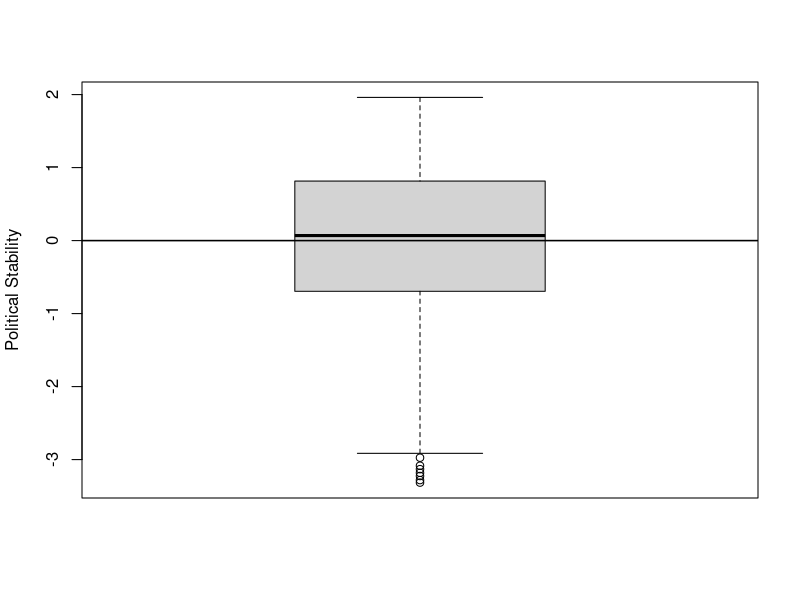
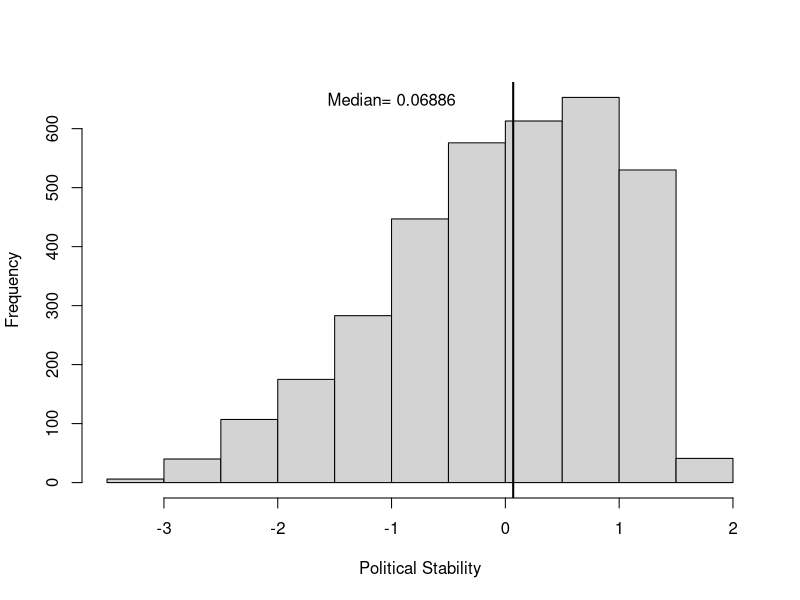
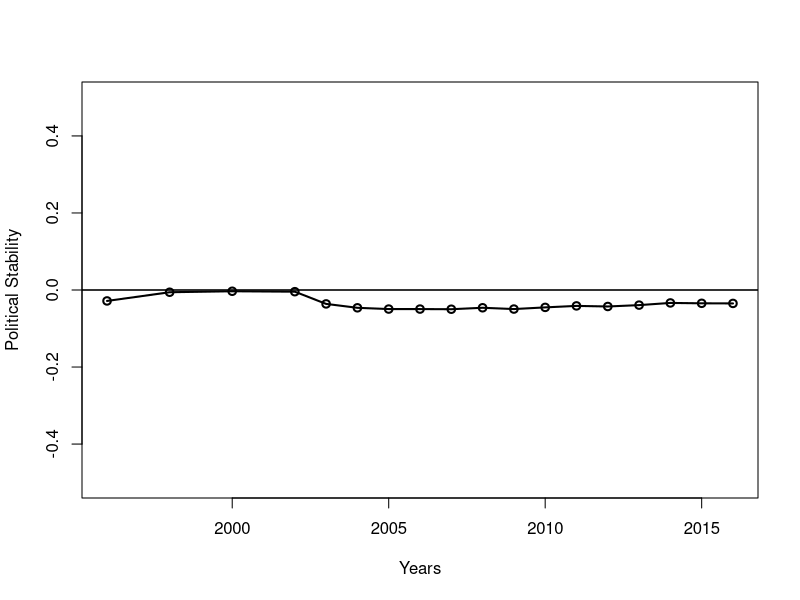
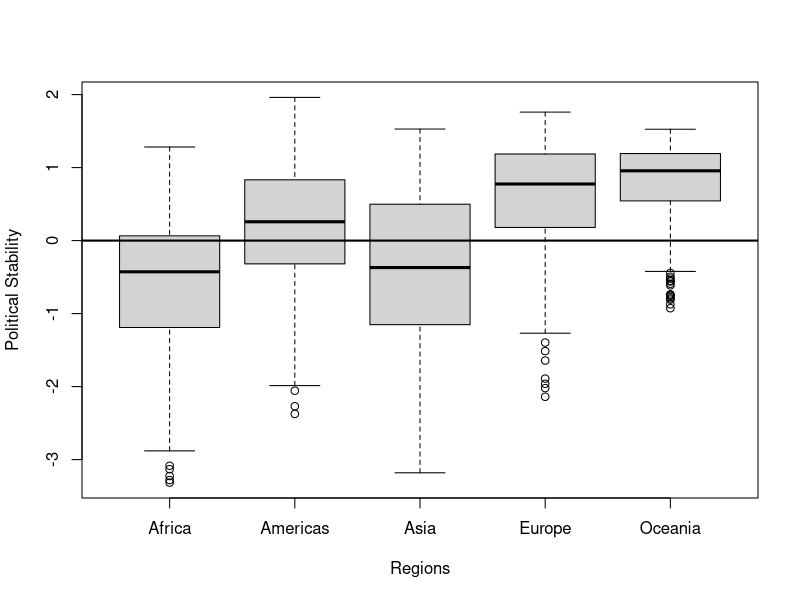
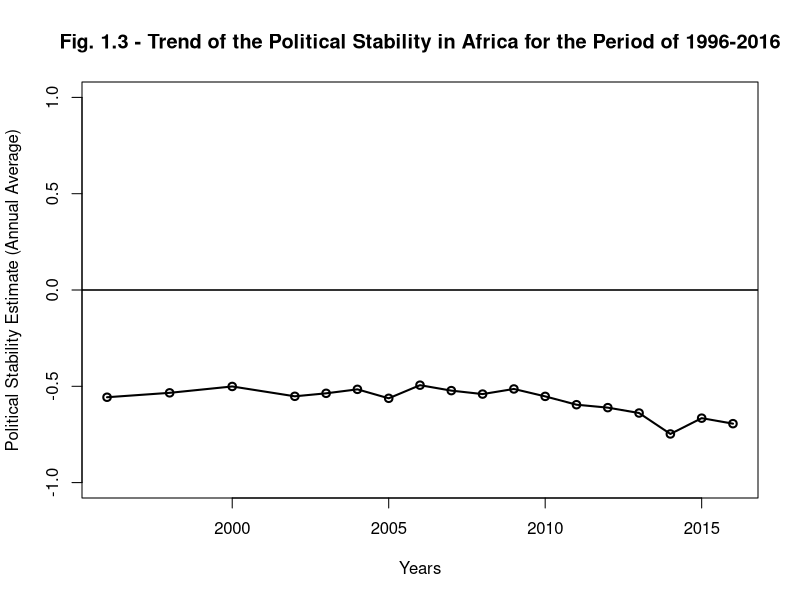
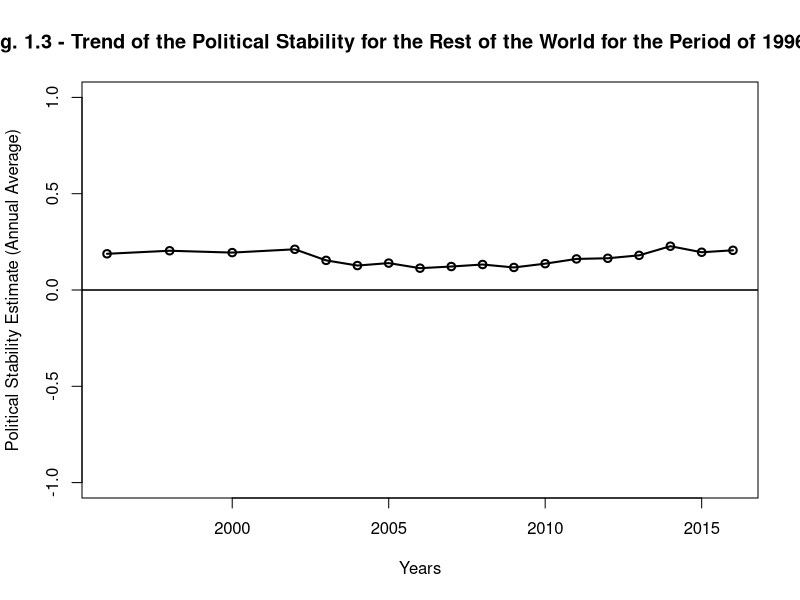
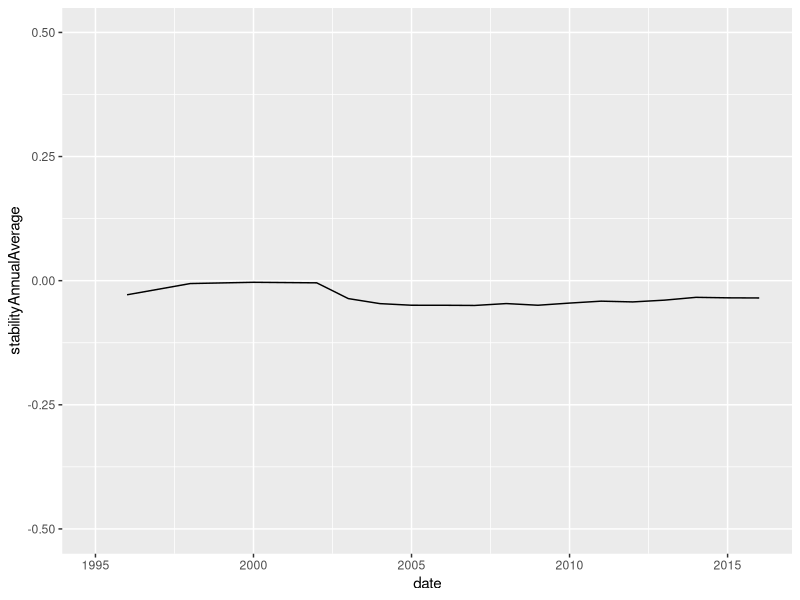
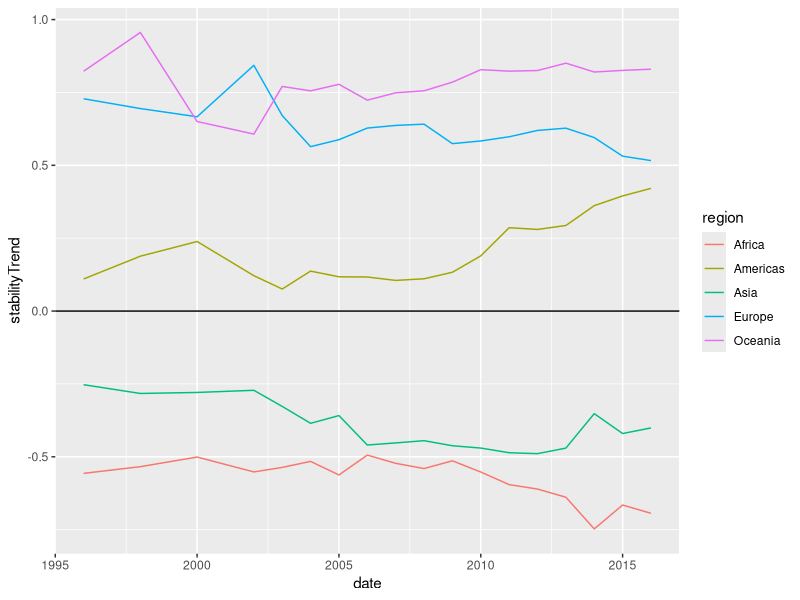

Here is the R script that generated these plots, in order: (Note: this script raises an error after producing the figures.)
## ---- chunk 1
knitr::opts_chunk$set(echo = TRUE)
## ---- chunk 2


library(readr)
library(lubridate)
library(dplyr)
library(Hmisc)
library(caret)
library(kernlab)
library(stringr)
library(knitr)
library(VIM)

# reading the data in r
WGIbyCountryAndRegion <- read.csv("WGIbyCountryAndRegion.csv")
WGIbyCountryAndRegion <- tbl_df(WGIbyCountryAndRegion)
WGIbyCountryAndRegion$date <- as.numeric(WGIbyCountryAndRegion$date)
glimpse(WGIbyCountryAndRegion)

## ---- chunk 3

# The summary statistics of political stability estimate around the world

summary(WGIbyCountryAndRegion$stability)


## ---- chunk 4
boxplot(WGIbyCountryAndRegion$stability, ylab = "Political Stability")
abline(h = 0, lwd= 1.5)

## ---- chunk 5

hist(WGIbyCountryAndRegion$stability, main = "", xlab = "Political Stability")
abline(v = median(WGIbyCountryAndRegion$stability, na.rm = TRUE), lwd = 2)
text(x = -1, y = 650, "Median= 0.06886")

## ---- chunk 6

#Proportion of stability and instability for the whole world

stabilityProp <- table(WGIbyCountryAndRegion$stabilityDummy)
stabilityProp
prop.table(stabilityProp)

## ---- chunk 7

stabilityByCat <- table(WGIbyCountryAndRegion$stabilityCategory)
stabilityByCat
prop.table(stabilityByCat)

## ---- chunk 8

# generating a table of political stability trend of the world for the period of 1996-2016

stabilityTrend <- WGIbyCountryAndRegion %>%
  group_by(date) %>%
  summarise(stabilityAnnualAverage = mean(stability, na.rm=TRUE))
stabilityTrend

## ---- chunk 9

# plotting the stability trend of the world

plot(stabilityTrend$date, stabilityTrend$stabilityAnnualAverage, type="o", lwd = 2,
     ylim=range( -0.5,0.5),
     xlab = "Years", ylab = "Political Stability")
abline(h = 0, lwd = 1.5)


## ---- chunk 10
#Proportion of stability by region

stabilityPropByRegion <- table(WGIbyCountryAndRegion$stabilityDummy, WGIbyCountryAndRegion$region)
stabilityPropByRegion
prop.table(stabilityPropByRegion)


## ---- chunk 11

# generating political stability average for each region of the world for the period of 1996-2016

WGIbyCountryAndRegion %>%
    group_by(region) %>%
    summarise_each(funs(mean), stability)

## ---- chunk 12

# Boxplot of Political Stability by Region
boxplot(stability~region,data=WGIbyCountryAndRegion, main="",
        xlab="Regions", ylab="Political Stability")
abline(h = 0, lwd = 2)

## ---- chunk 13

# generating a table of political stability trend of the world for the period of 1996-2016

stabilityTrend <- WGIbyCountryAndRegion %>%
  group_by(date) %>%
  summarise(stabilityAnnualAverage = mean(stability, na.rm=TRUE))
stabilityTrend

## ---- chunk 14
# stability trend for Africa
africaDF <- filter(WGIbyCountryAndRegion, region == "Africa")
stabilityTrendAf <- africaDF %>%
  group_by(date) %>% 
  summarise(stabilityAnnualAverage = mean(stability, na.rm=TRUE))
head(stabilityTrendAf)
## ---- chunk 15
# plotting the stability trend in Africa
plot(stabilityTrendAf$date, stabilityTrendAf$stabilityAnnualAverage, type="o", lwd = 2,
     ylim=range(-1, 1),
     main="Fig. 1.3 - Trend of the Political Stability in Africa for the Period of 1996-2016",
     xlab = "Years", ylab = "Political Stability Estimate (Annual Average)")
abline(h = 0, lwd = 1.5)


## ---- chunk 16
# stability trend for the rest of the world
restOfWorldDF <- filter(WGIbyCountryAndRegion, region != "Africa")
stabilityTrendRoW <- restOfWorldDF %>%
  group_by(date) %>% 
  summarise(stabilityAnnualAverage = mean(stability, na.rm=TRUE))
head(stabilityTrendRoW)
## ---- chunk 17
# plotting the stability trend for the rest of the world
plot(stabilityTrendRoW$date, stabilityTrendRoW$stabilityAnnualAverage, type="o", lwd = 2,
     ylim=range(-1, 1),
     main="Fig. 1.3 - Trend of the Political Stability for the Rest of the World for the Period of 1996-2016",
     xlab = "Years", ylab = "Political Stability Estimate (Annual Average)")
abline(h = 0, lwd = 1.5)

## ---- chunk 18
# plotting the trend of political stability of the world using ggplot
stabilityAnAv <- WGIbyCountryAndRegion %>%
  group_by(date) %>%
  summarise(stabilityAnnualAverage = mean(stability))
            
ggplot(stabilityAnAv, aes(x = date, y = stabilityAnnualAverage)) +
  geom_line() +
  xlim(1995, 2016) + 
  ylim(-0.5, .5)


## ---- chunk 19
# plotting the trend of political stability by region using ggplot
stabilityTrendByRegion <- WGIbyCountryAndRegion %>%
  group_by(region, date) %>%
  summarise(stabilityTrend = mean(stability))
            
ggplot(stabilityTrendByRegion, aes(x = date, y = stabilityTrend, color = region)) +
  geom_line() +
  geom_hline(yintercept=0) 

## ---- chunk 20

WGIdevIneqPovDF <- read.csv("WGIdevIneqPovDF.csv")
WGIdevIneqPovDF <- tbl_df(WGIdevIneqPovDF)

## ---- chunk 21

# scaterplot of political stability and GDP annual growth average

plot(WGIdevIneqPovDF$stability, WGIdevIneqPovDF$GDPannualGrowthRate)
abline(h = 0, lwd = 1.5)

## ---- chunk 22

# scaterplot of political stability and GDP annual growth average by country using ggplot

gdpGrowth <- WGIdevIneqPovDF %>%
  group_by(country, date) %>%
  summarise(gdpGrowthAverage = mean(GDPannualGrowthRate),
            stabilitAverage = mean(stability))

ggplot(gdpGrowth, aes(x=stabilitAverage, y=gdpGrowthAverage)) +
  geom_point()
## ---- chunk 23

# scaterplot of political stability and GNI per capita

plot(WGIdevIneqPovDF$stability, WGIdevIneqPovDF$GNIperCapita)


## ---- chunk 24

# scaterplot of political stability and GNI per capita using ggplot

ggplot(WGIdevIneqPovDF, aes(stability, y = GNIperCapita)) +
  geom_point() +
  geom_smooth()


## ---- chunk 25

# scaterplot of political stability and HDI

plot(WGIdevIneqPovDF$stability, WGIdevIneqPovDF$HDI)


## ---- chunk 26

# scaterplot of political stability and HDI using ggplot

ggplot(WGIdevIneqPovDF, aes(stability, y = HDI)) +
  geom_point() +
  geom_smooth()
